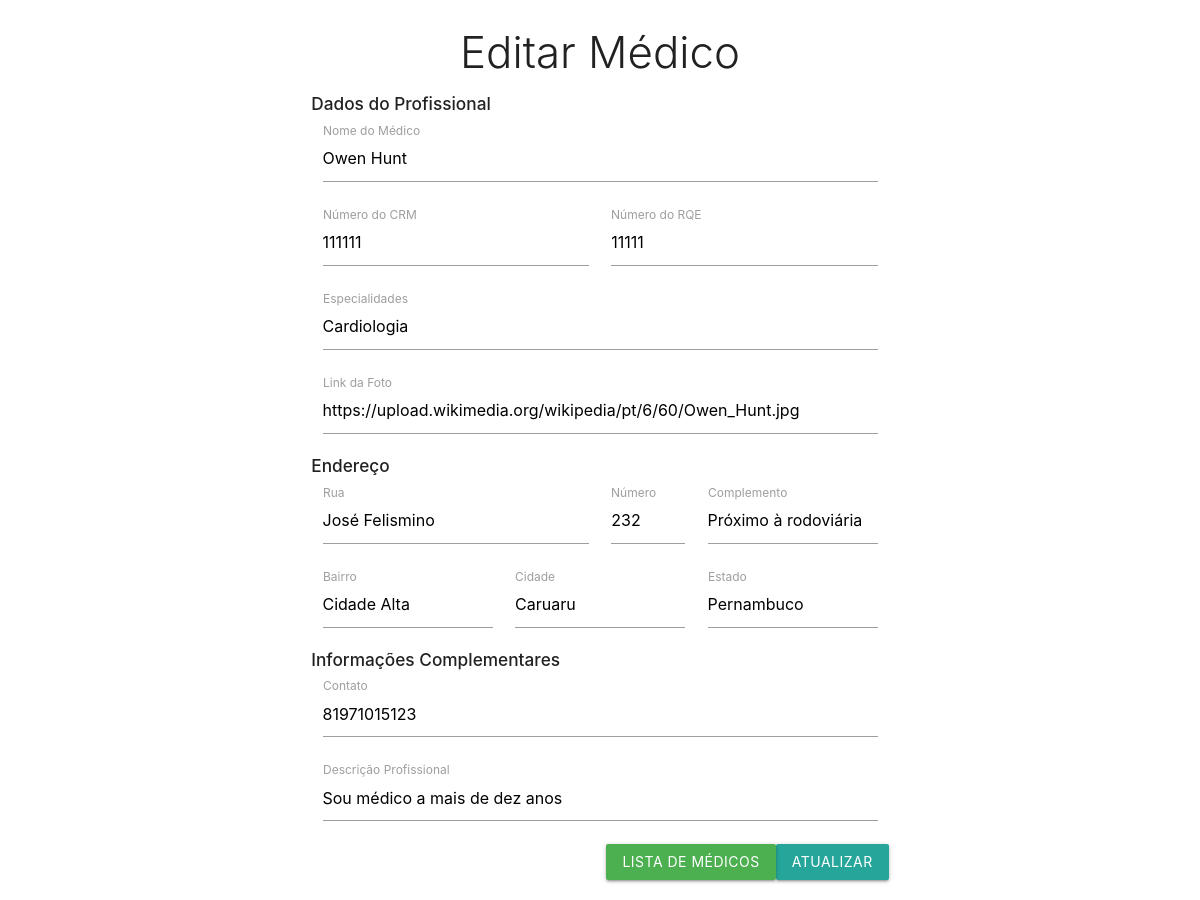
Screenshot of /View/editar-medico.php?id=1 with the database file from the repository.
### tables this page shows
CREATE TABLE `doctor`(
	`id` int auto_increment,
	`doctor_name` varchar(255) not null,
	`crm` int(6) not null unique,
	`rqe` int(5) not null unique,
    `specialty` varchar(255) not null,
    `doctor_image` varchar(255) not null,
	`doctor_address_street` varchar(255) not null,
    `doctor_address_number` int(10),
    `doctor_address_complementary` varchar(255) not null,
    `doctor_address_district` varchar(255) not null,
    `doctor_address_city` varchar(255) not null,
	`doctor_address_state` varchar(255) not null,
	`doctor_contact` varchar(11) not null,
	`doctor_description` text not null,
	primary key (`id`)
);

### View/editar-medico.php (the view, shortened to what this page needs)
<html lang="en">
<head>
    <link rel="stylesheet" href="https://cdnjs.cloudflare.com/ajax/libs/materialize/1.0.0/css/materialize.min.css">
</head>
<body>
    <?php
    include_once '../Model/db-connect.php';
    if(isset($_GET['id'])):
        $id = mysqli_escape_string($connect, $_GET['id']);
        $sql = "SELECT * FROM doctor WHERE id = '$id'";
        $resultado = mysqli_query($connect, $sql);
        $dateDoctor = mysqli_fetch_array($resultado);
    endif;
    ?>
    <div class="row">
        <div class="col s12 m6 push-m3">
            <h3 class="light center"> Editar Médico </h3>
            <form action="../Controller/update-doctor.php" method="post">
                <h6 class="light"> <strong> Dados do Profissional </strong> </h6>
                <div class="input-field col s12">
                    <input type="text" name="doctor_name" value="<?php echo $dateDoctor['doctor_name'];?>" id="doctor_name" required>
                    <label for="doctor_name"> Nome do Médico </label>
                </div>
                <div class="input-field col s6">
                    <input type="number" name="crm" value="<?php echo $dateDoctor['crm'];?>" id="crm" required>
                    <label for="crm"> Número do CRM </label>
                </div>
                <div class="input-field col s6">
                    <input type="number" name="rqe" value="<?php echo $dateDoctor['rqe'];?>" id="rqe" required>
                    <label for="rqe"> Número do RQE  </label>
                </div>
                <div class="input-field col s12">
                    <input type="text" name="specialty" value="<?php echo $dateDoctor['specialty'];?>" id="specialty" required>
                    <label for="specialty"> Especialidades </label>
                </div>
                <div class="input-field col s12">
                    <input type="text" name="doctor_image" value="<?php echo $dateDoctor['doctor_image'];?>" id="doctor_image" required>
                    <label for="doctor_image"> Link da Foto </label>
                </div>
                <h6 class="light"> <strong> Endereço </strong> </h6>
                <div class="input-field col s6">
                    <input type="text" name="doctor_address_street" value="<?php echo $dateDoctor['doctor_address_street'];?>" id="doctor_address_street" required>
                    <label for="doctor_address_street"> Rua </label>
                </div>
                <div class="input-field col s2">
                    <input type="number" name="doctor_address_number" value="<?php echo $dateDoctor['doctor_address_number'];?>" id="doctor_address_number">
                    <label for="doctor_address_number"> Número </label>
                </div>
                <div class="input-field col s4">
                    <input type="text" name="doctor_address_complementary" value="<?php echo $dateDoctor['doctor_address_complementary'];?>" id="doctor_address_complementary" required>
                    <label for="doctor_address_complementary"> Complemento </label>
                </div>
                <div class="input-field col s4">
                    <input type="text" name="doctor_address_district" value="<?php echo $dateDoctor['doctor_address_district'];?>" id="doctor_address_district" required>
                    <label for="doctor_address_district"> Bairro </label>
                </div>
                <div class="input-field col s4">
                    <input type="text" name="doctor_address_city" value="<?php echo $dateDoctor['doctor_address_city'];?>" id="doctor_address_city" required>
                    <label for="doctor_address_city"> Cidade </label>
                </div>
                <div class="input-field col s4">
                    <input type="text" name="doctor_address_state" value="<?php echo $dateDoctor['doctor_address_state'];?>" id="doctor_address_state" required>
                    <label for="doctor_address_state"> Estado </label>
                </div>
                <h6 class="light"> <strong> Informações Complementares </strong> </h6>
                <div class="input-field col s12">
                    <input type="text" name="doctor_contact" value="<?php echo $dateDoctor['doctor_contact'];?>" id="doctor_contact" required>
                    <label for="doctor_contact"> Contato </label>
                </div>
                <div class="input-field col s12">
                    <input type="text" name="doctor_description" value="<?php echo $dateDoctor['doctor_description'];?>" id="doctor_description" required>
                    <label for="doctor_description"> Descrição Profissional </label>
                </div>
                <button type="submit" name="btn-editar-doctor" class="btn right"> Atualizar </button>
                <a href="./especialidades.php" class="btn green right"> Lista de Médicos </a>
            </form>
        </div>
    </div>
</body>
</html>

### rows the page displays
doctor: doctor_name "Owen Hunt", crm "111111", rqe "11111", specialty "Cardiologia", doctor_image "https://upload.wikimedia.org/wikipedia/pt/6/60/Owen_Hunt.jpg", doctor_address_street "José Felismino", doctor_address_number "232", doctor_address_complementary "Próximo à rodoviária", doctor_address_district "Cidade Alta", doctor_address_city "Caruaru", doctor_address_state "Pernambuco", doctor_contact "81971015123", doctor_description "Sou médico a mais de dez anos"
